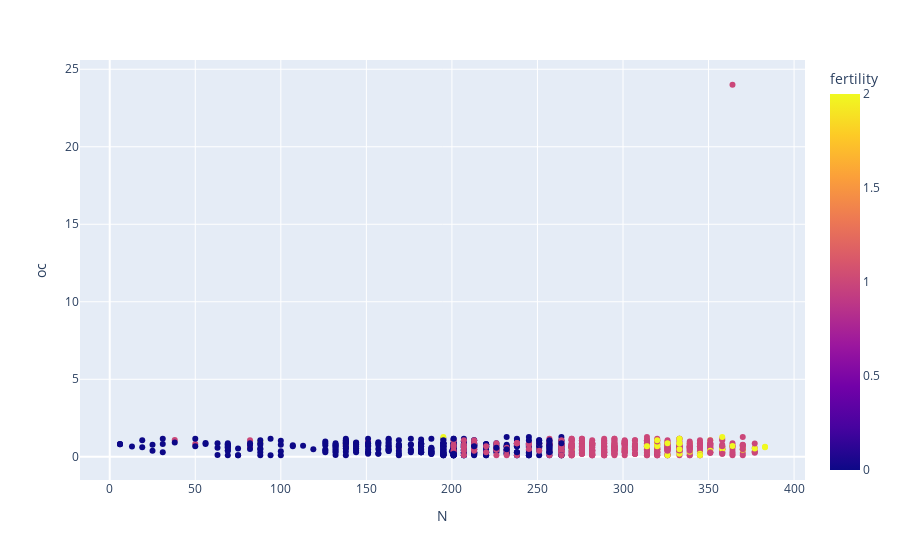

The code cell stored with this chart in its notebook:
### Code cell
# scatter plot N vs oc

fig = px.scatter(data, x='N', y='oc', color='fertility')
fig.show()
fig.write_image('scatterplot_N_vs_oc.jpg')

### Figure 1 — Plotly figure (JSON) as saved in the notebook; plotly's stock layout.template omitted (floating-point values rounded to 4 significant figures; data arrays with more than 128 entries replaced by an {"elided": "..."} marker saying what was removed)
{"data": [{"hovertemplate": "N=%{x}<br>oc=%{y}<br>fertility=%{marker.color}<extra></extra>", "legendgroup": "", "marker": {"color": {"elided": "880 int values"}, "coloraxis": "coloraxis", "symbol": "circle"}, "mode": "markers", "name": "", "orientation": "v", "showlegend": false, "type": "scatter", "x": {"elided": "880 int values"}, "xaxis": "x", "y": {"elided": "880 float values"}, "yaxis": "y"}], "layout": {"autosize": true, "coloraxis": {"colorbar": {"title": {"text": "fertility"}}, "colorscale": [[0, "#0d0887"], [0.1111, "#46039f"], [0.2222, "#7201a8"], [0.3333, "#9c179e"], [0.4444, "#bd3786"], [0.5556, "#d8576b"], [0.6667, "#ed7953"], [0.7778, "#fb9f3a"], [0.8889, "#fdca26"], [1, "#f0f921"]]}, "legend": {"tracegroupgap": 0}, "margin": {"t": 60}, "xaxis": {"anchor": "y", "autorange": true, "domain": [0, 1], "range": [-17.5, 406.5], "title": {"text": "N"}, "type": "linear"}, "yaxis": {"anchor": "x", "autorange": true, "domain": [0, 1], "range": [-1.751, 25.85], "title": {"text": "oc"}, "type": "linear"}}}
